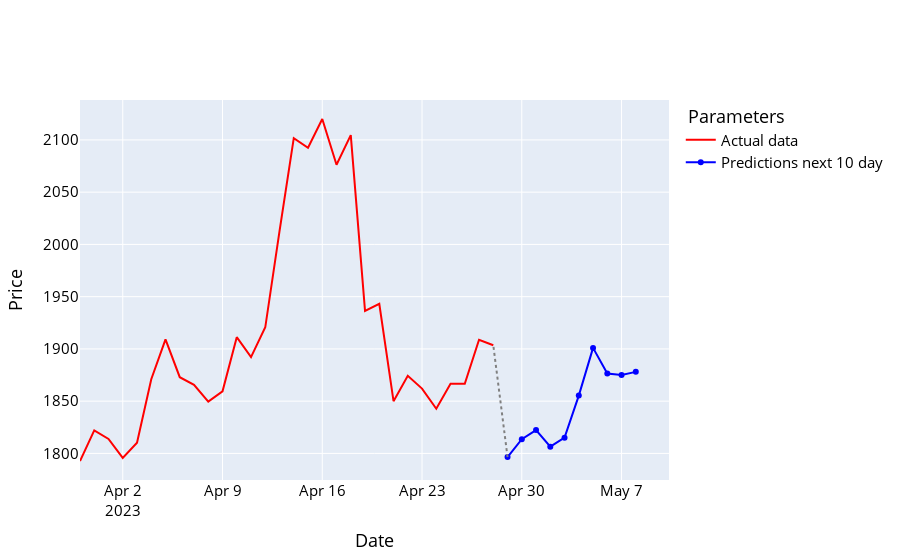

Here is the notebook cell this chart was saved with:
### Code cell
names = cycle(['Predictions next 10 day', 'Actual data '])

fig = go.Figure()

fig.add_trace(go.Scatter(x=y_future_data.index, y=y_future_data['Adj Close'], name='Actual data ',
                         line=dict(width=2, color='red')))
fig.add_trace(go.Scatter(x=prediction_df.index, y=prediction_df['Adj Close'], name='Predictions next 10 day',
                         line=dict(width=2, color='blue')))

fig.add_shape(type='line',
              x0=prediction_df.index[0], y0=prediction_df['Adj Close'][0],
              x1=y_future_data.index[-1], y1=y_future_data['Adj Close'][-1],
              line=dict(color='grey', width=2, dash='dot'))
fig.update_layout(xaxis_title='Date', yaxis_title='Price',
                  font_size=15, font_color='black', legend_title_text=' Parameters')
fig.show()

### Figure 1 — Plotly figure (JSON) as saved in the notebook; plotly's stock layout.template omitted (floating-point values rounded to 4 significant figures)
{"data": [{"line": {"color": "red", "width": 2}, "name": "Actual data ", "type": "scatter", "x": ["2023-03-30T00:00:00", "2023-03-31T00:00:00", "2023-04-01T00:00:00", "2023-04-02T00:00:00", "2023-04-03T00:00:00", "2023-04-04T00:00:00", "2023-04-05T00:00:00", "2023-04-06T00:00:00", "2023-04-07T00:00:00", "2023-04-08T00:00:00", "2023-04-09T00:00:00", "2023-04-10T00:00:00", "2023-04-11T00:00:00", "2023-04-12T00:00:00", "2023-04-13T00:00:00", "2023-04-14T00:00:00", "2023-04-15T00:00:00", "2023-04-16T00:00:00", "2023-04-17T00:00:00", "2023-04-18T00:00:00", "2023-04-19T00:00:00", "2023-04-20T00:00:00", "2023-04-21T00:00:00", "2023-04-22T00:00:00", "2023-04-23T00:00:00", "2023-04-24T00:00:00", "2023-04-25T00:00:00", "2023-04-26T00:00:00", "2023-04-27T00:00:00", "2023-04-28T00:00:00"], "y": [1793.0, 1822.0, 1814.0, 1796.0, 1810.0, 1871.0, 1909.0, 1873.0, 1866.0, 1849.0, 1859.0, 1911.0, 1892.0, 1921.0, 2013.0, 2102.0, 2092.0, 2120.0, 2076.0, 2105.0, 1936.0, 1943.0, 1850.0, 1874.0, 1862.0, 1843.0, 1867.0, 1867.0, 1909.0, 1904.0]}, {"line": {"color": "blue", "width": 2}, "name": "Predictions next 10 day", "type": "scatter", "x": ["2023-04-29T00:00:00", "2023-04-30T00:00:00", "2023-05-01T00:00:00", "2023-05-02T00:00:00", "2023-05-03T00:00:00", "2023-05-04T00:00:00", "2023-05-05T00:00:00", "2023-05-06T00:00:00", "2023-05-07T00:00:00", "2023-05-08T00:00:00"], "y": [1797.0, 1814.0, 1822.0, 1806.0, 1815.0, 1855.0, 1901.0, 1876.0, 1875.0, 1878.0]}], "layout": {"font": {"color": "black", "size": 15}, "legend": {"title": {"text": " Parameters"}}, "shapes": [{"line": {"color": "grey", "dash": "dot", "width": 2}, "type": "line", "x0": "2023-04-29T00:00:00", "x1": "2023-04-28T00:00:00", "y0": 1797.0, "y1": 1904.0}], "xaxis": {"title": {"text": "Date"}}, "yaxis": {"title": {"text": "Price"}}}}
